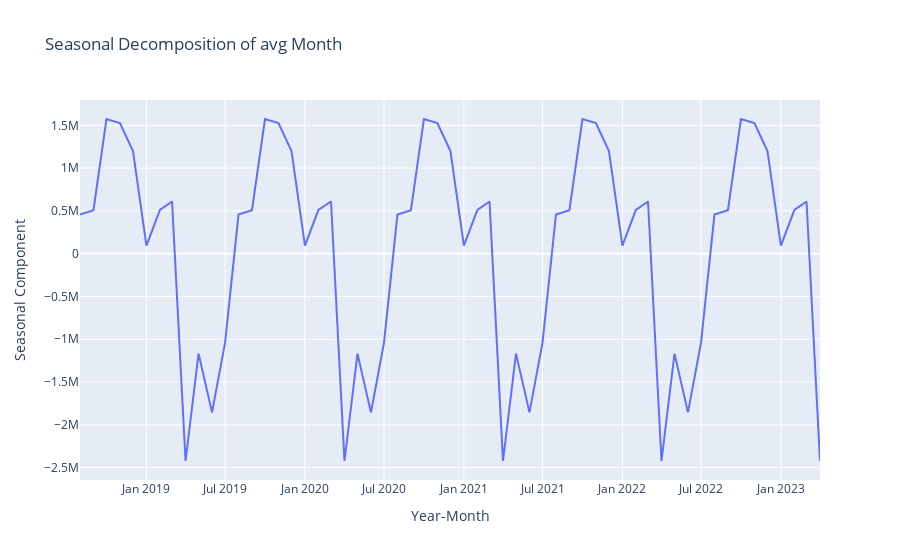

Notebook code for this chart:
### Markdown cell above
Seasonal decompositon for Total

### Code cell
result = seasonal_decompose(avg_data['total'], model='additive', period=12)
seasonal = result.seasonal
# Create a scatter trace for the seasonal component
trace = go.Scatter(
    x=avg_data['year_month'],
    y=seasonal,
    mode='lines',
    name='Seasonal Component'
)
# Create the layout for the graph
layout = go.Layout(title='Seasonal Decomposition of avg Month', xaxis=dict(title='Year-Month'), yaxis=dict(title='Seasonal Component'))

# Create the figure object
fig = go.Figure(data=trace, layout=layout)

# Display the graph
fig.show()
